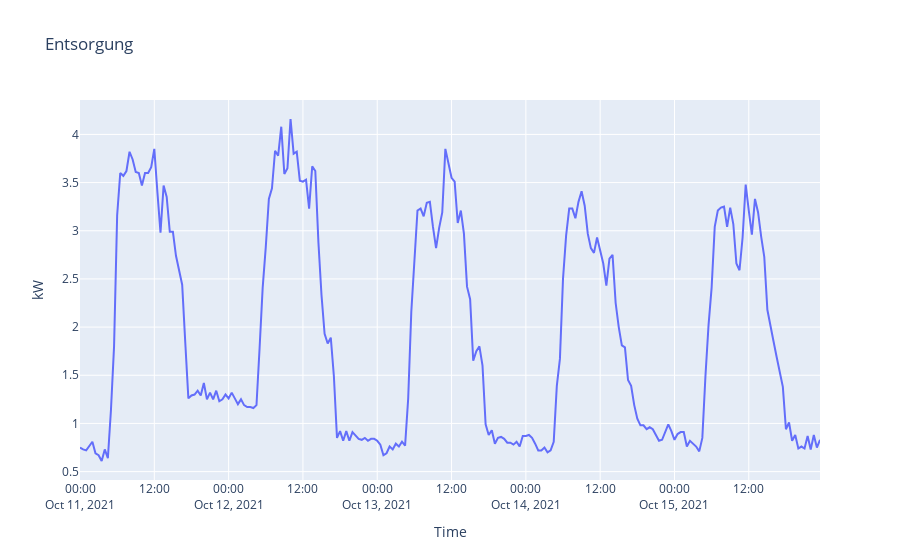

Notebook code for this chart:
### Code cell
px.line(
    x=ent_week.index, y=ent_week.kw, 
    title='Entsorgung',
    labels={
        'x': 'Time',
        'y': 'kW'
    })

### Figure 1 — Plotly figure (JSON) as saved in the notebook; plotly's stock layout.template omitted (floating-point values rounded to 4 significant figures; data arrays with more than 128 entries replaced by an {"elided": "..."} marker saying what was removed)
{"data": [{"hovertemplate": "Time=%{x}<br>kW=%{y}<extra></extra>", "legendgroup": "", "line": {"color": "#636efa", "dash": "solid"}, "marker": {"symbol": "circle"}, "mode": "lines", "name": "", "orientation": "v", "showlegend": false, "type": "scatter", "x": {"elided": "240 str values"}, "xaxis": "x", "y": {"elided": "240 float values"}, "yaxis": "y"}], "layout": {"legend": {"tracegroupgap": 0}, "title": {"text": "Entsorgung"}, "xaxis": {"anchor": "y", "domain": [0, 1], "title": {"text": "Time"}}, "yaxis": {"anchor": "x", "domain": [0, 1], "title": {"text": "kW"}}}}
